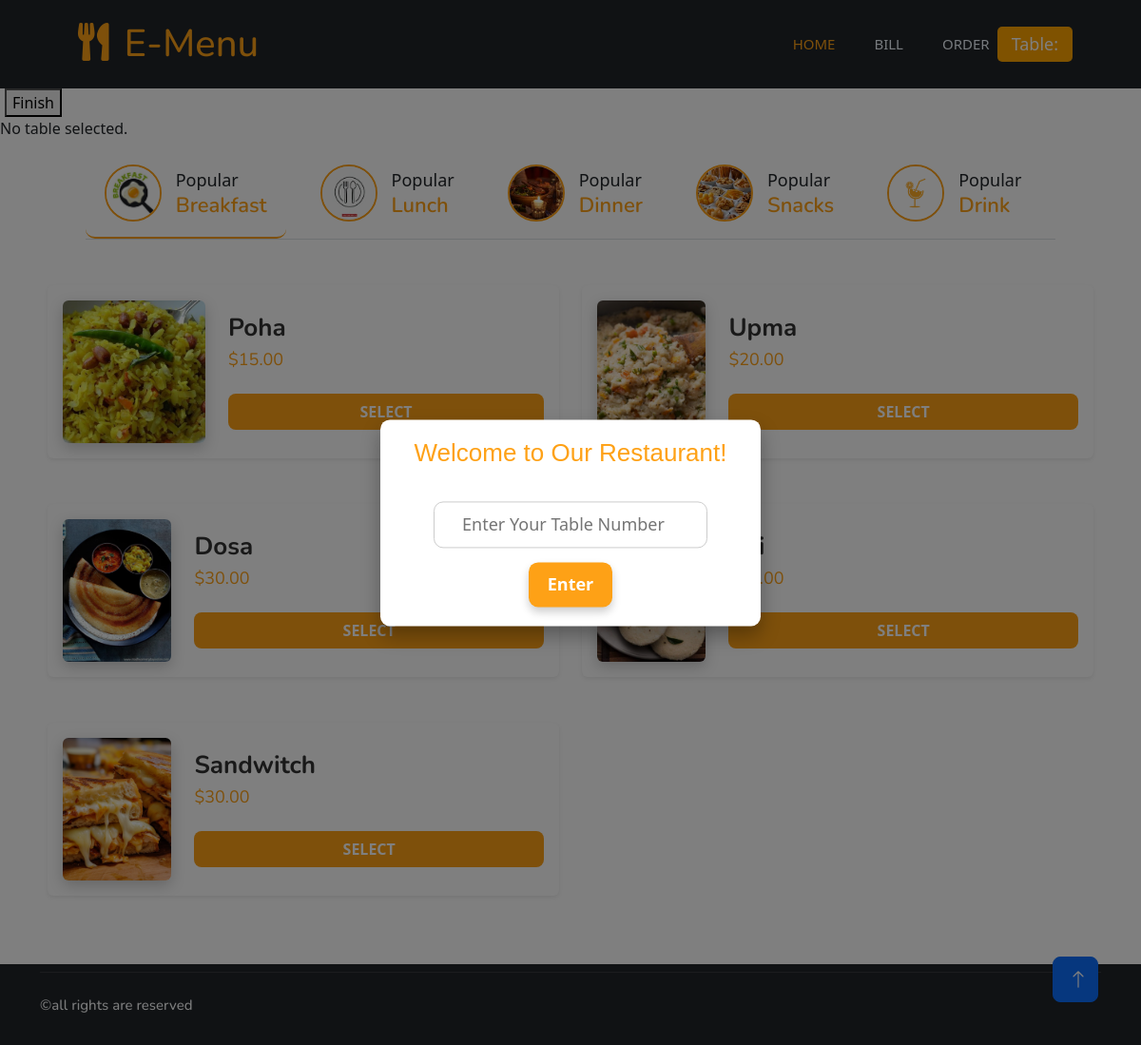
The page / on the database its author committed.
### table/models.py (models this page shows, shortened)
class Category(models.Model):
    name = models.CharField(max_length=255)
    image = models.ImageField(upload_to='Category/')

class FoodItem(models.Model):
    name = models.CharField(max_length=255)
    category = models.ForeignKey(Category, related_name='food_items', on_delete=models.CASCADE)
    image = models.ImageField(upload_to='FoodItem/')
    price = models.DecimalField(max_digits=10, decimal_places=2)

### emenu/views.py (the view)
# urls.py: path('',views.table_home,name='table_home'),
def table_home(request, id=None):
    categories = Category.objects.all()
    table_number = request.session.get('table_number', None)
    if id:  # if a category ID is provided in the URL
        selected_category = get_object_or_404(Category, id=id)
    else:  # otherwise, show the first category by default
        selected_category = categories.first()
    food_items = FoodItem.objects.filter(category=selected_category)
    context = {
        'categories': categories,
        'selected_category': selected_category,
        'food_items': food_items,
        'table_number': table_number
    }
    if request.method == 'POST':
        table_number = request.POST.get('table_number')
        request.session['table_number'] = table_number  # This allows you to access it later
        SubmittedItem.objects.create(tableNumber=table_number, )  # Save other necessary fields
        print(f"Current Table Number: {table_number}")
    return render(request, 'table_home.html', context)

### templates/table_home.html (shortened to what this page needs)
{% load static %}
<!DOCTYPE html>
<html lang="en">
<head>
    <link href="https://cdnjs.cloudflare.com/ajax/libs/font-awesome/5.10.0/css/all.min.css" rel="stylesheet">
    <link href="https://cdn.jsdelivr.net/npm/bootstrap-icons@1.4.1/font/bootstrap-icons.css" rel="stylesheet">
    <link href="{% static 'lib/animate/animate.min.css' %}" rel="stylesheet">
    <link href="{% static 'lib/owlcarousel/assets/owl.carousel.min.css' %}" rel="stylesheet">
    <link href="{% static 'lib/tempusdominus/css/tempusdominus-bootstrap-4.min.css' %}" rel="stylesheet" />
    <link href="{% static 'css/bootstrap.min.css' %}" rel="stylesheet">
    <link href="{% static 'css/style.css' %}" rel="stylesheet">
<link href="https://cdn.jsdelivr.net/npm/bootstrap@5.3.0-alpha1/dist/css/bootstrap.min.css" rel="stylesheet">
<link rel="stylesheet" href="https://cdn.datatables.net/1.10.21/css/jquery.dataTables.min.css">
</head>
<body>
    <div class="container-xxl bg-white p-0" >
 <div class="container-xxl position-relative p-0">
    <nav class="navbar navbar-expand-lg navbar-dark bg-dark px-2 px-lg-5 py-3 py-lg-0">
        <a href="" class="navbar-brand p-0" style="margin-bottom: 0px; padding-bottom: 0;">
            <h1 class="text-primary m-1" style="color: #FEA116 !important; text-decoration: none !important;">
                <i class="fa fa-utensils me-3" style="margin-left: 30px; margin-top: 0px; color: #FEA116 !important;"></i>E-Menu
            </h1>
        </a>
         <div class="collapse navbar-collapse" id="navbarCollapse" style="margin-bottom: 0; padding-bottom: 0; margin-top: 0px;">
            <div class="navbar-nav ms-auto py-0 pe-4 d-flex align-items-center" style="padding-bottom: 18px; margin-top: 0px;">
                <a href="{% url 'table_home' %}" class="nav-item nav-link {% if request.path == '/' %}active{% endif %}">Home</a>
                <a href="{% url 'bill' %}" class="nav-item nav-link {% if request.path == '/bill/' %}active{% endif %}">Bill</a>
                <a href="{% url 'order' %}" class="nav-item nav-link {% if request.path == '/order/' %}active{% endif %}">Order</a>
                <div class="table-number-display ms-auto" id="table_numberDisplay">Table: </div>
            </div>
        </div>
    </nav>
</div>
{% block content %}
<div class="popup" id="popup" style="display: none;">
    <div class="text-center">
        <h2>Welcome to Our Restaurant!</h2>
        <input type="number" id="table_number" placeholder="Enter Your Table Number" min="1" max="15" oninput="validity.valid||(value='');" required>
        <button onclick="entertable_number()">Enter</button>
    </div>
</div>
<form action="{% url 'cancel_item_finish' %}" method="POST" style="margin-left: 5px;" onsubmit="return finishSession();">
    <button type="submit">Finish</button>
</form>
{% if table_number %}
<p>Current Table Number: {{ table_number }}</p>
{% else %}
<p>No table selected.</p>
{% endif %}
<div class="tab-class text-center wow fadeInUp mt-3" data-wow-delay="0.1s">
    <ul class="nav nav-pills d-inline-flex justify-content-center border-bottom mb-5">
        {% for category in categories %}
            <li class="nav-item">
                <a class="d-flex align-items-center text-start mx-3 ms-0 pb-3 {% if category == selected_category %}active{% endif %}"
                   href="{% url 'table_home' category.id %}"
                   style="color: #FEA116; text-decoration: none; border-radius: 10px; padding: 10px 20px; transition: all 0.1s ease-in-out;">
                    <div class="d-flex align-items-center">
                        <img src="{{ category.image.url }}" alt="{{ category.name }}" class="img-fluid rounded-circle"
                             style="width: 60px; height: 60px; border: 2px solid #FEA116; object-fit: cover; margin-right: 15px;">
                        <div>
                            <small class="text-body d-block" style="font-size: 18px; color: #666;">Popular</small>
                            <h6 class="mb-0" style="color: #FEA116; font-size: 22px; font-weight: 600;">{{ category.name }}</h6>
                        </div>
                    </div>
                </a>
            </li>
        {% endfor %}
    </ul>
</div>
<div class="tab-content" style="margin-left: 50px; margin-right:50px;">
    <div class="tab-pane fade show active">
        <div class="row g-4">
            {% for item in food_items %}
            <div class="col-lg-6 mb-4">
                <div class="card h-100 shadow-sm border-0">
                    <div class="d-flex align-items-center p-3">
                        <img class="img-fluid rounded" src="{{ item.image.url }}" alt="{{ item.name }}" style="width: 150px; height: 150px; object-fit: cover; box-shadow: 0 5px 15px rgba(0, 0, 0, 0.2);">
                        <div class="w-100 d-flex flex-column text-start ps-4">
                            <h4 class="fw-bold" style="color: #333333; font-size: 26px;">{{ item.name }}</h4>
                            <h5 class="fw-normal" style="font-size: 18px; color: #FEA116;">${{ item.price }}</h5>
                            <button type="button" class="btn mt-3" data-bs-toggle="modal" data-bs-target="#selectModal-{{ item.id }}" style="background-color: #FEA116; color: white; border-radius: 8px; font-weight: bold;">Select</button>
                        </div>
                    </div>
                </div>
            </div>
            {% empty %}
                <div class="col-12">
                    <p>No food items available for this category.</p>
                </div>
            {% endfor %}
        </div>
    </div>
</div>
{% endblock %}
        {% block footer %}
        <div class="container-fluid bg-dark text-light footer pt-2 mt-5 wow fadeIn" data-wow-delay="0.1s">
            <div class="container">
                <div class="copyright">
                    <div class="row">
                        <h3 style="font-color: #ffffff ; font-size: 15px; "> &copy;all rights are reserved </h3>
                    </div>
                </div>
            </div>
        </div>
        {% endblock footer %}
        <a href="#" class="btn btn-lg btn-primary btn-lg-square back-to-top"><i class="bi bi-arrow-up"></i></a>
    </div>
<link href="https://cdn.jsdelivr.net/npm/bootstrap@5.3.0-alpha1/dist/css/bootstrap.min.css" rel="stylesheet">
</body>
</html>

### static/css/style.css (style rules this page uses)
:root { --primary: #FEA116; --light: #F1F8FF; --dark: #0F172B; }
.back-to-top { position: fixed; display: none; right: 45px; bottom: 45px; z-index: 99; }
.btn { font-family: 'Nunito', sans-serif; font-weight: 500; text-transform: uppercase; transition: .5s; }
.btn.btn-primary, .btn.btn-secondary { color: #FFFFFF; }
.btn-lg-square { width: 48px; height: 48px; }
.btn-square, .btn-sm-square, .btn-lg-square { padding: 0; display: flex; align-items: center; justify-content: center; font-weight: normal; border-radius: 2px; }
.navbar-dark { position: fixed; width: 100%; top: 0; left: 0; z-index: 999; background: var(--dark) !important; transition: none; }
.navbar-dark .navbar-nav .nav-link { position: relative; margin-left: 25px; padding: 35px 0; font-size: 15px; color: var(--light) !important; text-transform: uppercase; font-weight: 500; outline: none; transition: .5s; }
.navbar-dark .navbar-nav .nav-link:hover, .navbar-dark .navbar-nav .nav-link.active { color: var(--primary) !important; }
@media (min-width: 992px) { .navbar-dark { position: fixed; width: 100%; top: 0; left: 0; z-index: 999; background: var(--dark) !important; } }
.nav-pills .nav-item .active { border-bottom: 2px solid var(--primary); }
.footer .copyright { padding: 25px 0; font-size: 15px; border-top: 1px solid rgba(256, 256, 256, .1); }

### templates/table_home.html (style rules this page uses)
.popup { position: fixed; top: 50%; left: 50%; transform: translate(-50%, -50%); width: 90%; max-width: 400px; background-color: #ffffff; padding: 30px; border-radius: 20px; box-shadow: 0px 10px 20px rgba(0, 0, 0, 0.3); z-index: 1000; text-align: center; }
.popup h2 { font-family: 'Cursive', sans-serif; font-size: 26px; color: #FEA116; margin-bottom: 20px; }
.popup input[type="number"] { width: 80%; padding: 10px; margin: 15px 0; border-radius: 10px; border: 1px solid #ccc; text-align: center; font-size: 18px; }
.popup button { background-color: #FEA116; color: white; border: none; padding: 10px 20px; border-radius: 10px; cursor: pointer; font-size: 18px; font-weight: bold; box-shadow: 0px 5px 10px rgba(0, 0, 0, 0.2); transition: background-color 0.3s; }
.table-number-display { display: inline-block; padding: 5px 15px; background-color: orange; color: white; border-radius: 5px; cursor: pointer; font-size: 18px; margin-left: 20px; transition: background-color 0.3s ease; }
.popup { position: absolute; top: 50%; left: 50%; transform: translate(-50%, -50%); background: #fff; padding: 20px; border-radius: 10px; z-index: 1000; pointer-events: all; }

### rows shown on the page
Category: image (picture), name "Breakfast"
Category: image (picture), name "Lunch"
Category: image (picture), name "Dinner"
Category: image (picture), name "Snacks"
Category: image (picture), name "Drink"
FoodItem: image (picture), name "Poha", price "15.00"
FoodItem: image (picture), name "Upma", price "20.00"
FoodItem: image (picture), name "Dosa", price "30.00"
FoodItem: price "25.00"
FoodItem: image (picture), name "Sandwitch", price "30.00"
